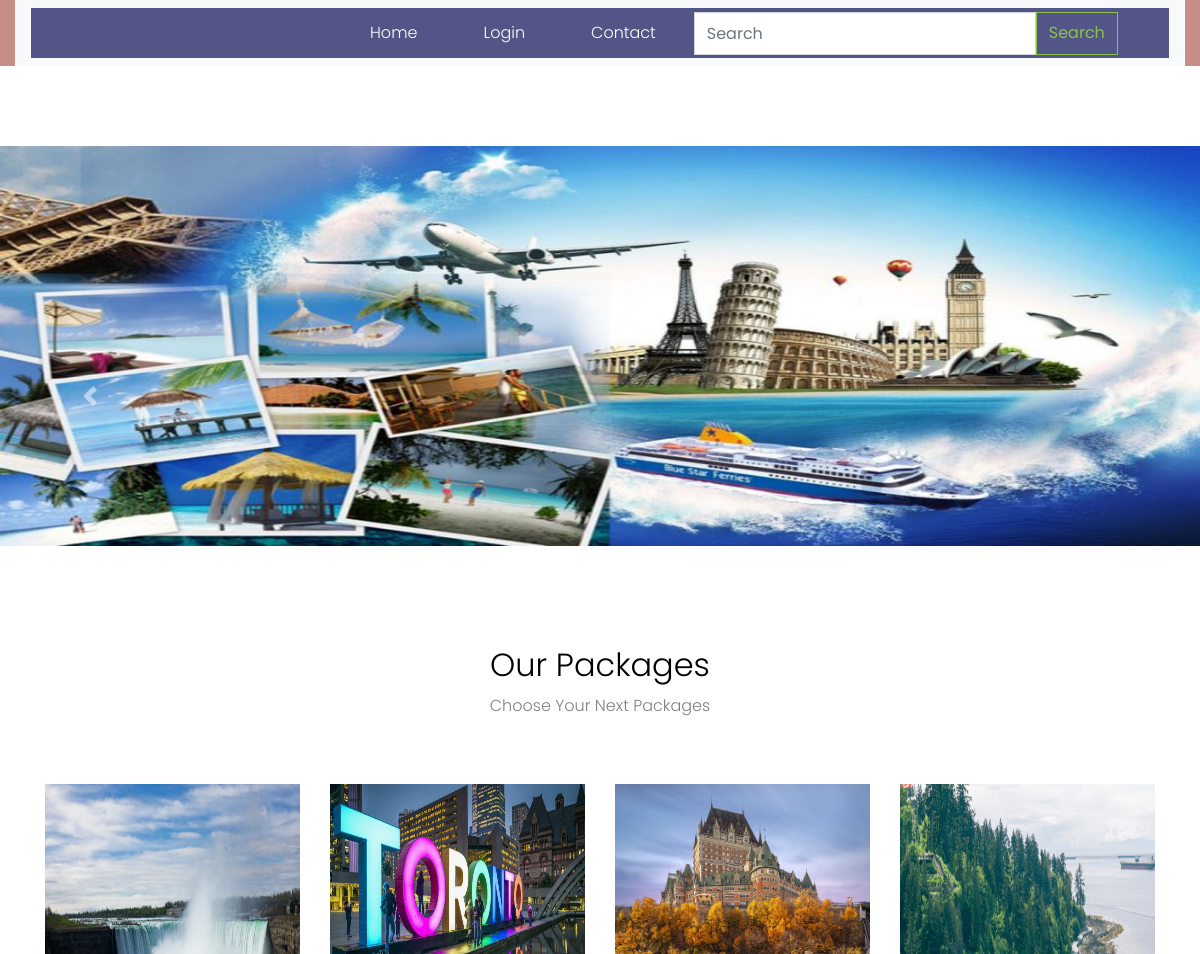
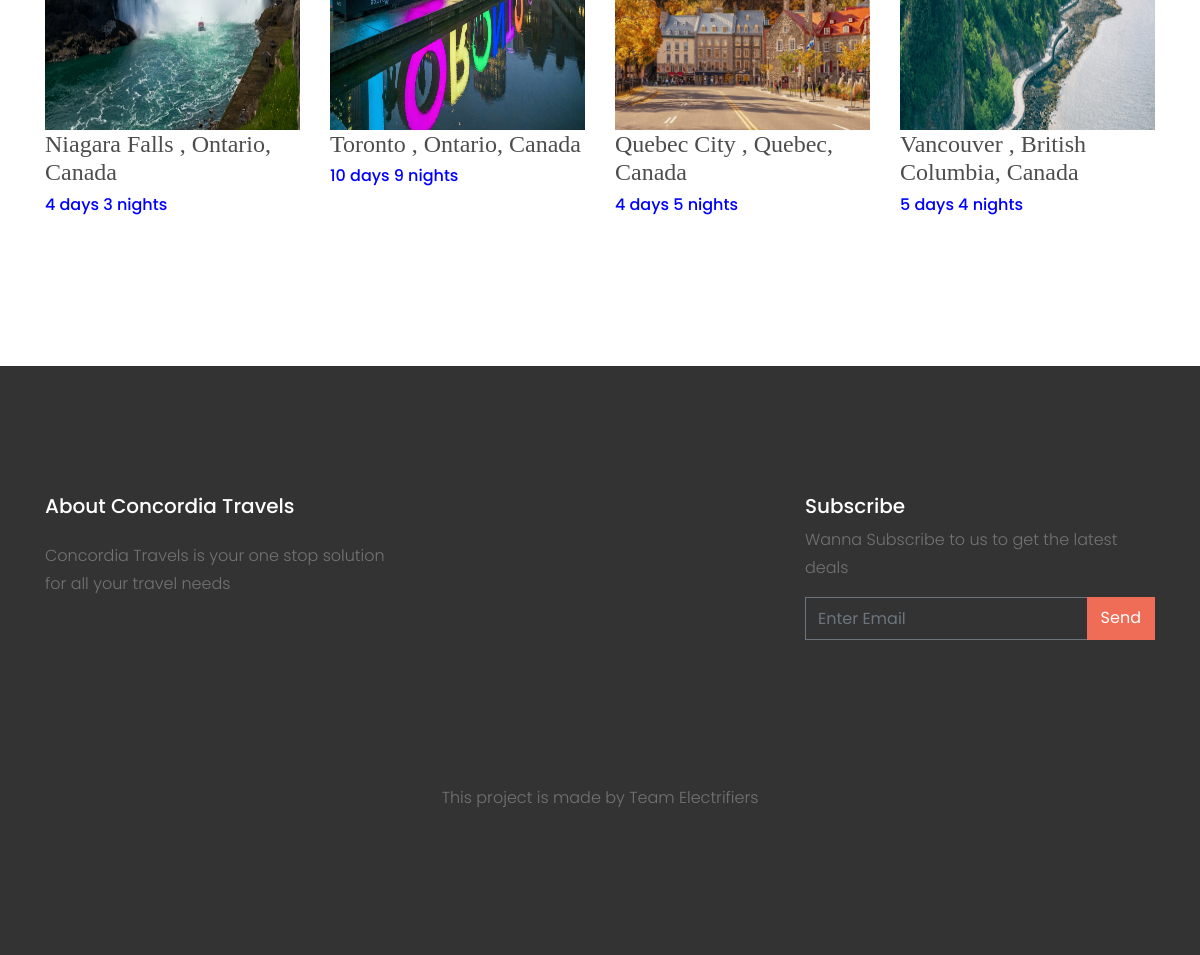
The page / on the database its author committed (2 pictures, top to bottom).
### tour/models.py (models this page shows, shortened)
class Destination(models.Model):
    user = models.ForeignKey(User,on_delete=models.CASCADE,null=True)
    place = models.CharField(max_length=20)
    country = models.CharField(max_length=20)
    image = models.ImageField(null=True)
    image1 = models.ImageField(null=True)
    image2 = models.ImageField(null=True)
    image3 = models.ImageField(null=True)
    price_by_bus = models.CharField(max_length=20,null=True)
    price_by_Train = models.CharField(max_length=20, null=True)
    price_by_Flight = models.CharField(max_length=20, null=True)
    food_price = models.CharField(max_length=20, null=True)
    number_of_person = models.CharField(max_length=20, null=True)
    days = models.CharField(max_length=20, null=True)
    nights = models.CharField(max_length=20, null=True)
    description=models.CharField(max_length=200,null=True)

### tour/views.py (the view)
# urls.py: 2. Add a URL to urlpatterns:  path('', views.home, name='home')
def home(request):
    Ds = Destination.objects.all()
    d = {'destination':Ds}
    return render(request,'index.html',d)

### tour/templates/index.html (shortened to what this page needs)
{% extends 'base.html' %}
{% load static %}
{% block body %}
    <div class="site-section">
         <div id="demo" class="carousel slide" data-ride="carousel">
  <ul class="carousel-indicators">
    <li data-target="#demo" data-slide-to="0" class="active"></li>
    <li data-target="#demo" data-slide-to="1"></li>
    <li data-target="#demo" data-slide-to="2"></li>
  </ul>
  <div class="carousel-inner" style="height:500px;">
    <div class="carousel-item active">
      <img src="{% static 'images/ok.jpg' %}" alt="Los Angeles" style="width:100%;height:400px">
    </div>
  </div>
  <a class="carousel-control-prev" href="#demo" data-slide="prev">
    <span class="carousel-control-prev-icon"></span>
  </a>
  <a class="carousel-control-next" href="#demo" data-slide="next">
    <span class="carousel-control-next-icon"></span>
  </a>
</div>
      <div class="container">
        <div class="row justify-content-center mb-5">
          <div class="col-md-7 text-center">
            <h2 class="font-weight-light text-black">Our Packages</h2>
            <p class="color-black-opacity-5">Choose Your Next Packages</p>
          </div>
        </div>
        <div class="row">
          {% for i in destination %}
          <div class="col-md-3 col-lg-3 mb-3 mb-lg-3">
            <a href="#" class="unit-1 text-center">
              <a href="{% url 'details' i.id %}"><img src="{{i.image.url}}" alt="Image" class="img-fluid" style="height:300px"></a>
              <div class="unit-1-text">
                  <h4 class="unit-1-heading"><span style="font-family:roman">{{i.place}} , {{i.country}} </span>
                  </h4>
                      <h3 style="color:blue;font-size:16px">{{i.days}} days {{i.nights}} nights</span></h3>
              </div>
            </a>
          </div>
          {% endfor %}
        </div>
      </div>
    </div>
{% endblock %}

### tour/templates/base.html (shortened to what this page needs)
<!DOCTYPE html>
<html lang="en">
<head>
    {% load static %}
    <link rel="stylesheet" href="{% static 'fonts/icomoon/style.css' %}">
    <link rel="stylesheet" href="{% static 'css/bootstrap.min.css' %}">
    <link rel="stylesheet" href="{% static 'css/magnific-popup.css' %}">
    <link rel="stylesheet" href="{% static 'css/jquery-ui.css' %}">
    <link rel="stylesheet" href="{% static 'css/owl.carousel.min.css' %}">
    <link rel="stylesheet" href="{% static 'css/owl.theme.default.min.css' %}">
    <link rel="stylesheet" href="https://cdnjs.cloudflare.com/ajax/libs/font-awesome/4.7.0/css/font-awesome.min.css">
    <link rel="stylesheet" href="{% static 'css/bootstrap-datepicker.css' %}">
    <link rel="stylesheet" href="{% static 'fonts/flaticon/font/flaticon.css' %}">
    <link rel="stylesheet" href="https://cdn.jsdelivr.net/npm/mediaelement@4.2.7/build/mediaelementplayer.min.css>
    <link rel=" href="{% static 'css/aos.css' %}">
    <link rel="stylesheet" href="{% static 'css/style.css' %}">
</head>
<body>
<header class="site-navbar " role="banner">
    <div class="container-fluid">
        <div class="row">
            <div class="col-12" style="background-color:rgba(175, 100, 90, 0.726);">
                <nav class="navbar navbar-expand-lg navbar-light bg-light">
                    <div class="container-fluid" style="background-color:rgb(84, 85, 135);height:50px">
                        <div class="collapse navbar-collapse" id="navbarSupportedContent">
                            {% if request.user.is_staff %}
                            <ul class="navbar-nav me-auto mb-2 mb-lg-0">
                                <li class="active"><a href="{% url 'admin_home' %}">Dashboard</a></li>
                                <li><a href="{% url 'all_user' %}" style="margin-left:10px">All User</a></li>
                                <li><a href="{% url 'add_destination' %}"  style="margin-left:20px">Add Package</a></li>
                                <li><a href="{% url 'view_destination' %}"  style="margin-left:20px">View Package</a></li>
                                <li><a href="{% url 'view_booking' %}"  style="margin-left:20px">View Booking</a></li>
                                <li><a href="{% url 'view_contact' %}"  style="margin-left:20px">View Contact</a></li>
                                <li><a href="{% url 'Change_Password' %}"  style="margin-left:20px">Change Password</a></li>
                                 <li><a href="{% url 'logout' %}"  style="margin-left:20px">logout</a></li>
                                <li class="btn btn-warning"  style="margin-left:20px;background-color:rgb(60, 97, 102)">Welcome {{request.user.username}}</li>
                                {% else %}
                            <ul class="navbar-nav me-auto mb-2 mb-lg-0" >
                                <li class="nav-item" style="background-color:rgb(84, 85, 135);color:white">
                                    <a class="nav-link active" aria-current="page" href="{% url 'home' %}" style="color:white;margin-left:300px">Home</a>
                                </li>
                                 <li class="nav-item">
                                    <a class="nav-link" href="{% url 'login' %}" style="color:white;margin-left:50px">Login</a>
                                 </li>
                                <li class="nav-item">
                                    <a class="nav-link" href="{% url 'contact' %}" style="color:white;margin-left:50px">Contact</a>
                                </li>
                            </ul>
                            {% endif %}
                            {% if not request.user.is_staff %}
                            <div align="right">
                                <form class="d-flex pull-right" method="post" action="/search/">
                                    <input class="form-control me-2" type="search" placeholder="Search"
                                           aria-label="Search" name="srh" style="margin-left:30px">
                                    <button class="btn btn-outline-success" type="submit">Search</button>
                                </form>
                            </div>
                            {% endif %}
                        </div>
                    </div>
                </nav>
            </div>
        </div>
    </div>
</header>
{% block body %}
{% endblock %}
<footer class="site-footer mt-5">
    <div class="container">
        <div class="row">
            <div class="col-lg-4">
                <div class="mb-5">
                    <h3 class="footer-heading mb-4">About Concordia Travels</h3>
                    <p>Concordia Travels is your one stop solution for all your travel needs</p>
                </div>
            </div>
            <div class="col-lg-4 mb-5 mb-lg-0">
                <div class="row mb-5">
                    <div class="col-md-12">
                    </div>
                    <div class="col-md-6 col-lg-6">
                    </div>
                </div>
            </div>
            <div class="col-lg-4 mb-5 mb-lg-0">
                <div class="mb-5">
                    <h3 class="footer-heading mb-2">Subscribe</h3>
                    <p>Wanna Subscribe to us to get the latest deals</p>
                    <form action="#" method="post">
                        <div class="input-group mb-3">
                            <input type="text" class="form-control border-secondary text-white bg-transparent"
                                   placeholder="Enter Email" aria-label="Enter Email" aria-describedby="button-addon2">
                            <div class="input-group-append">
                                <button class="btn btn-primary text-white" type="button" id="button-addon2">Send
                                </button>
                            </div>
                        </div>
                    </form>
                </div>
            </div>
        </div>
        <div class="row pt-5 mt-5 text-center">
            <div class="col-md-12">
                <p>
                    This project is made by Team Electrifiers
                </p>
            </div>
        </div>
    </div>
</footer>
</body>
</html>

### tour/static/css/style.css (style rules this page uses)
body { line-height: 1.7; color: #4d4d4d; font-weight: 300; font-size: 1rem; }
a { -webkit-transition: .3s all ease; -o-transition: .3s all ease; transition: .3s all ease; }
h1, h2, h3, h4, h5, .h1, .h2, .h3, .h4, .h5 { font-family: "Poppins", -apple-system, BlinkMacSystemFont, "Segoe UI", Roboto, "Helvetica Neue", Arial, sans-serif, "Apple Color Emoji", "Segoe UI Emoji", "Segoe UI Symbol", "Noto Color Emoji"; }
.text-black { color: #000 !important; }
.color-black-opacity-5 { color: rgba(0, 0, 0, 0.5); }
.btn { border-radius: 0; }
.btn.btn-primary { border: 2px solid transparent; }
.form-control { height: 43px; border-radius: 0; }
.site-section { padding: 2.5em 0; }
@media (min-width: 768px) { .site-section { padding: 5em 0; } }
.site-footer { padding: 4em 0; background: #333333; }
@media (min-width: 768px) { .site-footer { padding: 8em 0; } }
.site-footer p { color: #737373; }
.site-footer h2, .site-footer h3, .site-footer h4, .site-footer h5 { color: #fff; }
.site-footer .footer-heading { font-size: 20px; color: #fff; }
.site-navbar { margin-bottom: 0px; z-index: 1999; position: relative; }
.bg-light { background: #8f0f0f; }
.unit-1 { position: relative; width: 100%; overflow: hidden; display: block; }
.unit-1:after { content: ""; z-index: 1; position: absolute; bottom: 0; top: 0; left: 0; right: 0; background: -moz-linear-gradient(top, transparent 0%, transparent 18%, rgba(0, 0, 0, 0.8) 99%, rgba(0, 0, 0, 0.8) 100%); background: -webkit-linear-gradient(top, transparent 0%, transparent 18%, rgba(0, 0, 0, 0.8) 99%, rgba(0, 0, 0, 0.8) 100%); background: -webkit-gradient(linear, left top, left bottom, from(transparent), color-stop(18%, transparent), color-stop(99%, rgba(0, 0, 0, 0.8)), to(rgba(0, 0, 0, 0.8))); background: -o-linear-gradient(top, transparent 0%, transparent 18%, rgba(0, 0, 0, 0.8) 99%, rgba(0, 0, 0, 0.8) 100%); background: linear-gradient(to bottom, transparent 0%, transparent 18%, rgba(0, 0, 0, 0.8) 99%, rgba(0, 0, 0, 0.8) 100%); filter: progid:DXImageTransform.Microsoft.gradient( startColorstr='#00000000', endColorstr='#cc000000',GradientType=0 ); }

### tour/templates/base.html (style rules this page uses)
li { color:rgba(26, 95, 152, 0.677); font-size:bold; }

### rows shown on the page
Destination: image (picture), place "Niagara Falls", country "Ontario, Canada", days "4", nights "3"
Destination: image (picture), place "Toronto", country "Ontario, Canada", days "10", nights "9"
Destination: image (picture), place "Quebec City", country "Quebec, Canada", days "4", nights "5"
Destination: image (picture), place "Vancouver", country "British Columbia, Canada", days "5", nights "4"
